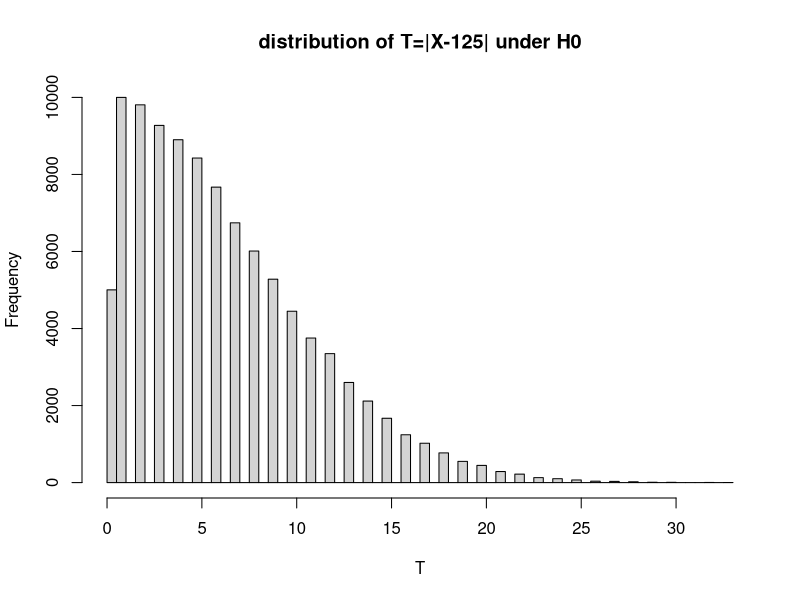
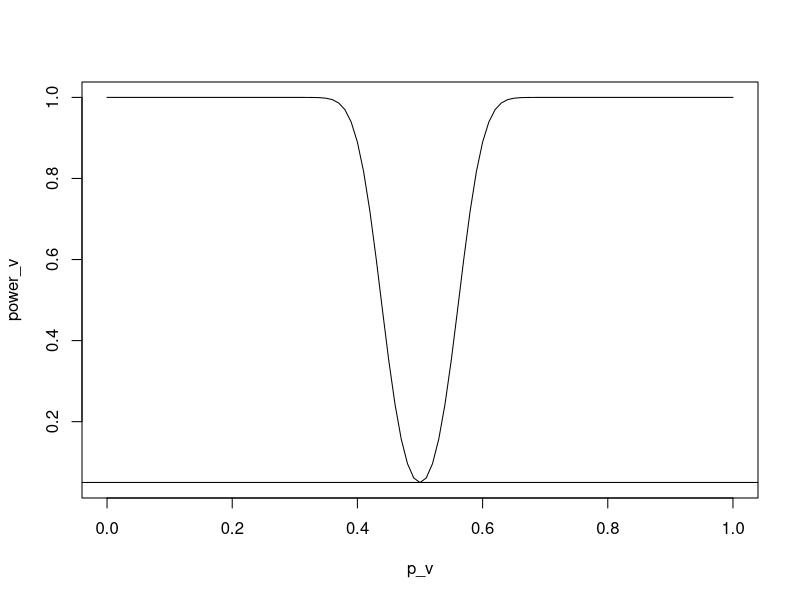
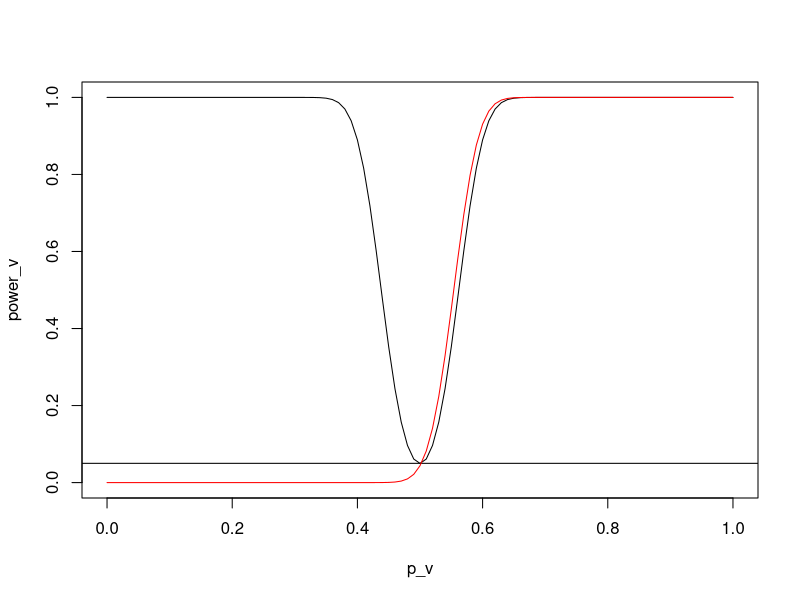
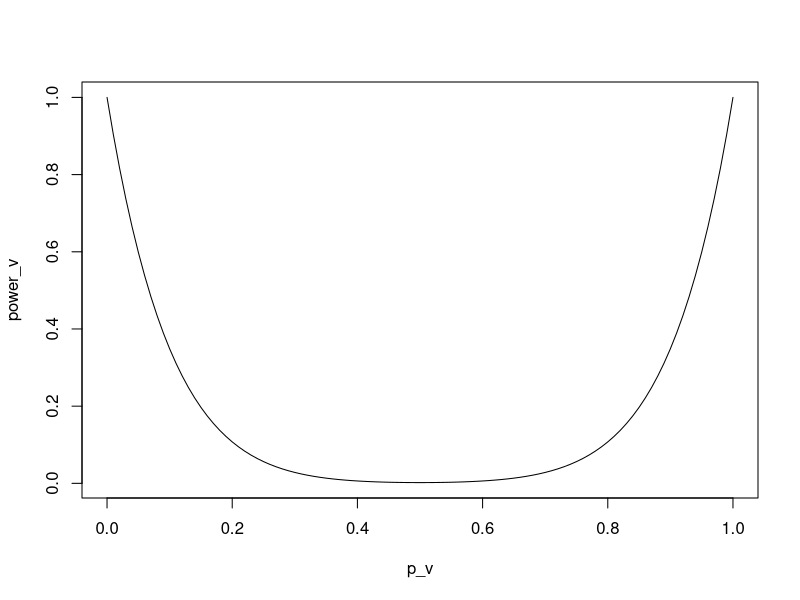
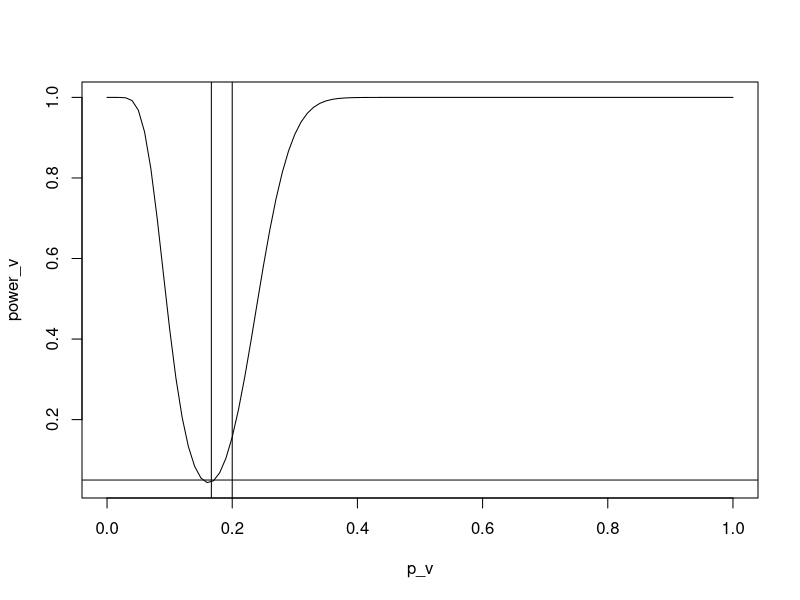
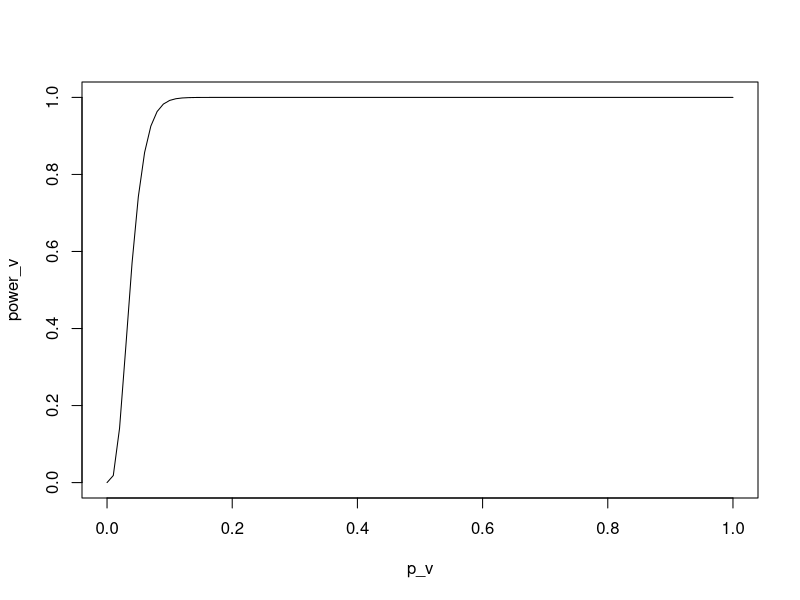

These charts were generated, in order, by the following R code:
## ---- chunk 1
p1 = dbinom(125, size = 250, prob = 0.5)
p1
p2 = dbinom(240, size = 250, prob = 0.5)
p2
## ---- chunk 2
alpha = function(K){
  pbinom(125-K-1, size = 250, prob = 0.5) + pbinom(125+K, size = 250, prob = 0.5, lower.tail = FALSE)
}
sapply(c(5, 10, 20), alpha)
## ---- chunk 3
alpha1 = function(K){
  X = rbinom(1e5, size = 250, prob = 0.5)
  result = mean((X > 125+K) | (X < 125-K))
  return(result)
}
sapply(c(5, 10, 20), alpha1)
## ---- chunk 4
alpha = function(K){
  pbinom(125-K-1, size = 250, prob = 0.5) + pbinom(125+K, size = 250, prob = 0.5, lower.tail = FALSE)
}
K = 1
result = alpha(K)
while (result > 0.05){
  K = K + 1
  result = alpha(K)
}
result
K
K = 1
result = alpha(K)
while (result > 0.1){
  K = K + 1
  result = alpha(K)
}
result
K
K = 1
result = alpha(K)
while (result > 0.01){
  K = K + 1
  result = alpha(K)
}
result
K
## ---- chunk 5
X = rbinom(1e5, size = 250, prob = 0.5)
T = abs(X-125)
hist(T, 100, main="distribution of T=|X-125| under H0")
K1 = quantile(T, 0.90)
K1
K2 = quantile(T, 0.99)
K2
## ---- chunk 6
X = rbinom(1e5, size = 250, prob = 0.5)
T = X
K = quantile(T, 0.95)
K
## ---- chunk 7
power = function(p){
  pbinom(109, size = 250, prob = p)+pbinom(140, size = 250, prob = p, lower.tail = FALSE)
}
p_v = seq(0, 1, 0.01)
power_v = power(p_v)
plot(p_v, power_v, type = 'l')
abline(h=0.05)
## ---- chunk 8
power(0.51)
power(0.7)
X = rbinom(1e5, size = 250, prob = 0.7)
T = abs(X-125)
power = mean(T > 15)
power
## ---- chunk 9
power = function(p){
  pbinom(109, size = 250, prob = p)+pbinom(140, size = 250, prob = p, lower.tail = FALSE)
}
power1 = function(p){
  pbinom(138, size = 250, prob = p, lower.tail = FALSE)
}
p_v = seq(0, 1, 0.01)
power_v = power(p_v)
power1_v = power1(p_v)
plot(p_v, power_v, type = 'l', ylim = c(0, 1))
abline(h=0.05)
lines(p_v, power1_v, col = 'red')
## ---- chunk 10
ptype1 = dbinom(0, size = 10, prob = 0.5) + dbinom(10, size = 10, prob = 0.5)
ptype1
## ---- chunk 11
alpha = ptype1
alpha
## ---- chunk 12
ptype2 = 1 - dbinom(0, size = 10, prob = 0.3) - dbinom(10, size = 10, prob = 0.3)
ptype2
## ---- chunk 13
power1 = dbinom(0, size = 10, prob = 0.3) + dbinom(10, size = 10, prob = 0.3)
power1
## ---- chunk 14
power = function(p){
  dbinom(0, size = 10, prob = p) + dbinom(10, size = 10, prob = p)
}
p_v = seq(0,1,0.01)
power_v = power(p_v)
plot(p_v, power_v, type = 'l')
## ---- chunk 15
X = rbinom(1e5, size = 10, prob = 0.5)
ptype1 = mean((X == 0) | (X == 10))
ptype1
## ---- chunk 16
alpha = ptype1
alpha
## ---- chunk 17
X = rbinom(1e5, size = 10, prob = 0.3)
ptype2 = 1 - mean((X == 0) | (X == 10))
ptype2
## ---- chunk 18
power1 = mean((X == 0) | (X == 10))
power1
## ---- chunk 19
X = rbinom(1e5, size = 102, prob = 1/6)
T = abs(X - 17)
cv = quantile(T, 0.95)
cv
## ---- chunk 20
power = function(p){
  pbinom(17-cv-1, size = 102, prob = p) + pbinom(17+cv, size = 102, prob = p, lower.tail = FALSE)
}
power(1/5)
## ---- chunk 21
p_v = seq(0, 1, 0.01)
power_v = power(p_v)
plot(p_v, power_v, type = 'l')
abline(h=0.05)
abline(v=1/6)
abline(v=1/5)
## ---- chunk 22
X = rbinom(1e5, size = 102, prob = 1/6)
T = abs(X - 17)
cv = quantile(T, 0.9)
cv
## ---- chunk 23
power = function(p){
  pbinom(17-cv-1, size = 102, prob = p) + pbinom(17+cv, size = 102, prob = p, lower.tail = FALSE)
}
power(1/5)
## ---- chunk 24
X = rbinom(1e5, size = 204, prob = 1/6)
T = abs(X - 204/6)
cv = quantile(T, 0.95)
cv
power = function(p){
  pbinom(204/6-cv-1, size = 204, prob = p) + pbinom(204/6+cv, size = 204, prob = p, lower.tail = FALSE)
}
power(1/5)
## ---- chunk 25
X = rbinom(1e5, size = 100, prob = 0.01)
T = abs(X - 100*0.01)
cv = quantile(T, 0.95)
power = function(p){
  pbinom(100*0.01-cv-1, size = 100, prob = p) + pbinom(100*0.01+cv, size = 100, prob = p, lower.tail = FALSE)
}
p_v = seq(0, 1, 0.01)
power_v = power(p_v)
plot(p_v, power_v, type = 'l')
## ---- chunk 26
X = 140
Z = abs((X - 125) / 62.5**0.5)
cv = qnorm(0.975, mean = 0, sd = 1)
cv = qnorm(0.95, mean = 0, sd = 1)
